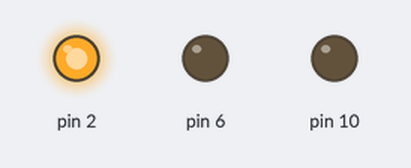
A sketch run on a simulated Arduino Uno, built with avr-gcc and run on an emulated ATmega328P. Parts: output pins drawn as LEDs (lit = HIGH).

Above: at 0.5 s.
At 2.5 s:
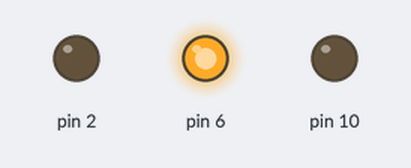
At 4.5 s:
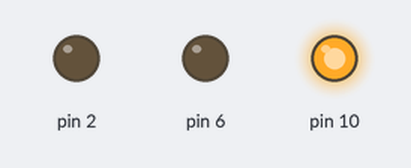
At 5.5 s:
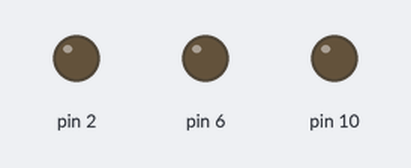
Timing chart, 0 to 7.8 s (numbered marks = the images above):
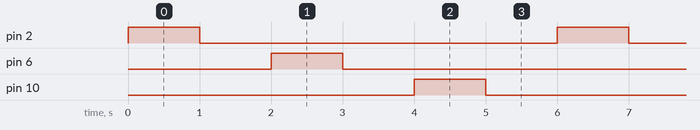

Measured:
- by itself, pin 2, pin 6, pin 10: alternates HIGH for 1.0 s and LOW for 5.0 s
- by itself, everything shown: repeats every 6.0 s, in 6 steps

The sketch:

sketch_mar07a.ino
```cpp
void setup() {
 pinMode (2, OUTPUT);
 pinMode (6, OUTPUT);
 pinMode (10, OUTPUT);

}

void loop() {

digitalWrite (2, HIGH);
delay (1000);
digitalWrite (2, LOW);
delay (1000);
digitalWrite (6, HIGH);
delay (1000);
digitalWrite (6, LOW);
delay (1000);
digitalWrite (10, HIGH);
delay (1000);
digitalWrite (10, LOW);
delay (1000);
}
```
